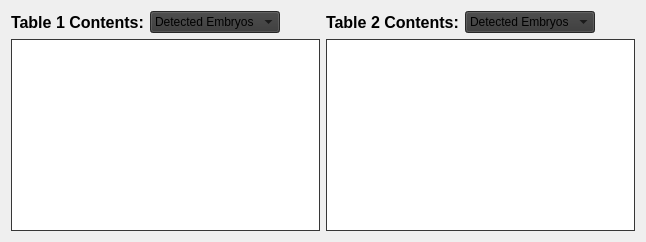
      <widget class="QWidget" name="tab_2">
       <attribute name="title">
        <string>Tables</string>
       </attribute>
       <layout class="QGridLayout" name="gridLayout_5">
        <item row="0" column="2">
         <layout class="QHBoxLayout" name="horizontalLayout_7">
          <item>
           <widget class="QLabel" name="label_42">
            <property name="font">
             <font>
              <pointsize>12</pointsize>
              <weight>75</weight>
              <italic>false</italic>
              <bold>true</bold>
             </font>
            </property>
            <property name="text">
             <string>Table 2 Contents:</string>
            </property>
            <property name="alignment">
             <set>Qt::AlignLeading|Qt::AlignLeft|Qt::AlignVCenter</set>
            </property>
           </widget>
          </item>
          <item>
           <widget class="QComboBox" name="tables_table2_combobox">
            <property name="styleSheet">
             <string notr="true">background-color:rgb(55, 55, 55)</string>
            </property>
            <item>
             <property name="text">
              <string>Detected Embryos</string>
             </property>
            </item>
           </widget>
          </item>
          <item>
           <spacer name="horizontalSpacer_10">
            <property name="orientation">
             <enum>Qt::Horizontal</enum>
            </property>
            <property name="sizeHint" stdset="0">
             <size>
              <width>40</width>
              <height>20</height>
             </size>
            </property>
           </spacer>
          </item>
         </layout>
        </item>
        <item row="2" column="0">
         <layout class="QVBoxLayout" name="verticalLayout_3">
          <item>
           <widget class="QTableWidget" name="tables_table1_widget">
            <property name="font">
             <font>
              <pointsize>9</pointsize>
              <italic>false</italic>
             </font>
            </property>
            <property name="styleSheet">
             <string notr="true">border: 1px solid rgb(55,55,55)</string>
            </property>
           </widget>
          </item>
         </layout>
        </item>
        <item row="2" column="2">
         <layout class="QVBoxLayout" name="verticalLayout_4">
          <item>
           <widget class="QTableWidget" name="tables_table2_widget">
            <property name="font">
             <font>
              <pointsize>9</pointsize>
              <italic>false</italic>
             </font>
            </property>
            <property name="styleSheet">
             <string notr="true">border: 1px solid rgb(55,55,55)</string>
            </property>
           </widget>
          </item>
         </layout>
        </item>
        <item row="0" column="0">
         <layout class="QHBoxLayout" name="horizontalLayout_4">
          <item>
           <widget class="QLabel" name="label_41">
            <property name="font">
             <font>
              <pointsize>12</pointsize>
              <weight>75</weight>
              <italic>false</italic>
              <bold>true</bold>
             </font>
            </property>
            <property name="text">
             <string>Table 1 Contents:</string>
            </property>
            <property name="alignment">
             <set>Qt::AlignLeading|Qt::AlignLeft|Qt::AlignVCenter</set>
            </property>
           </widget>
          </item>
          <item>
           <widget class="QComboBox" name="tables_table1_combobox">
            <property name="maximumSize">
             <size>
              <width>16777215</width>
              <height>16777215</height>
             </size>
            </property>
            <property name="styleSheet">
             <string notr="true">background-color:rgb(55, 55, 55)</string>
            </property>
            <item>
             <property name="text">
              <string>Detected Embryos</string>
             </property>
            </item>
           </widget>
          </item>
          <item>
           <spacer name="horizontalSpacer_9">
            <property name="orientation">
             <enum>Qt::Horizontal</enum>
            </property>
            <property name="sizeHint" stdset="0">
             <size>
              <width>40</width>
              <height>20</height>
             </size>
            </property>
           </spacer>
          </item>
         </layout>
        </item>
       </layout>
      </widget>
